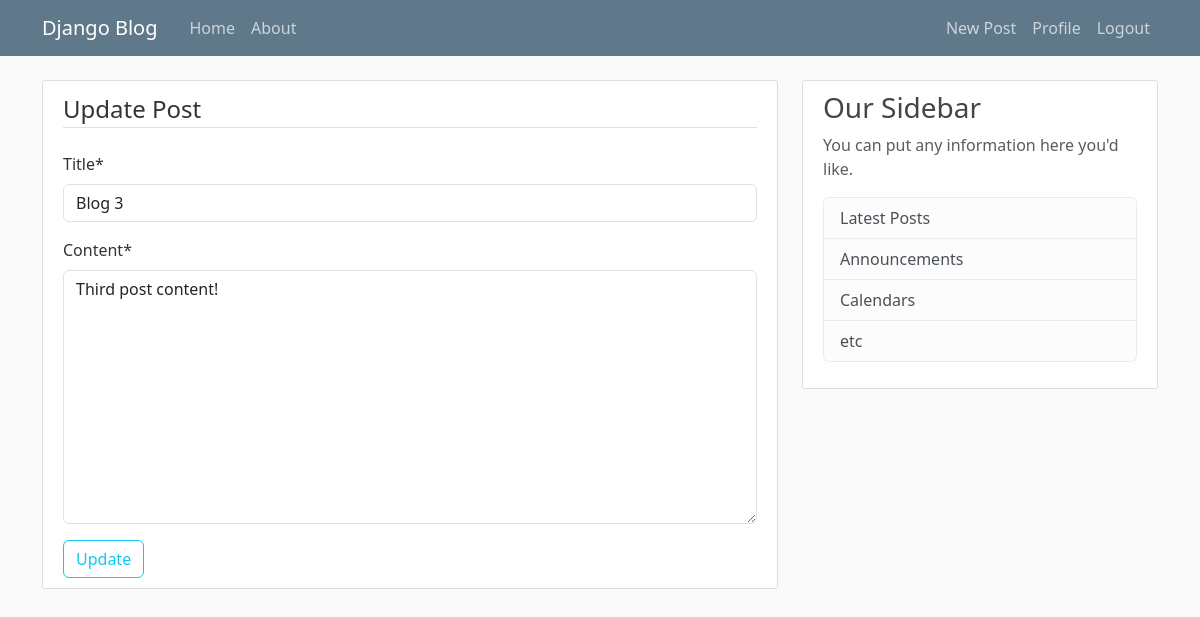
/post/3/update/ (signed in), run on an earlier commit of the app's database.
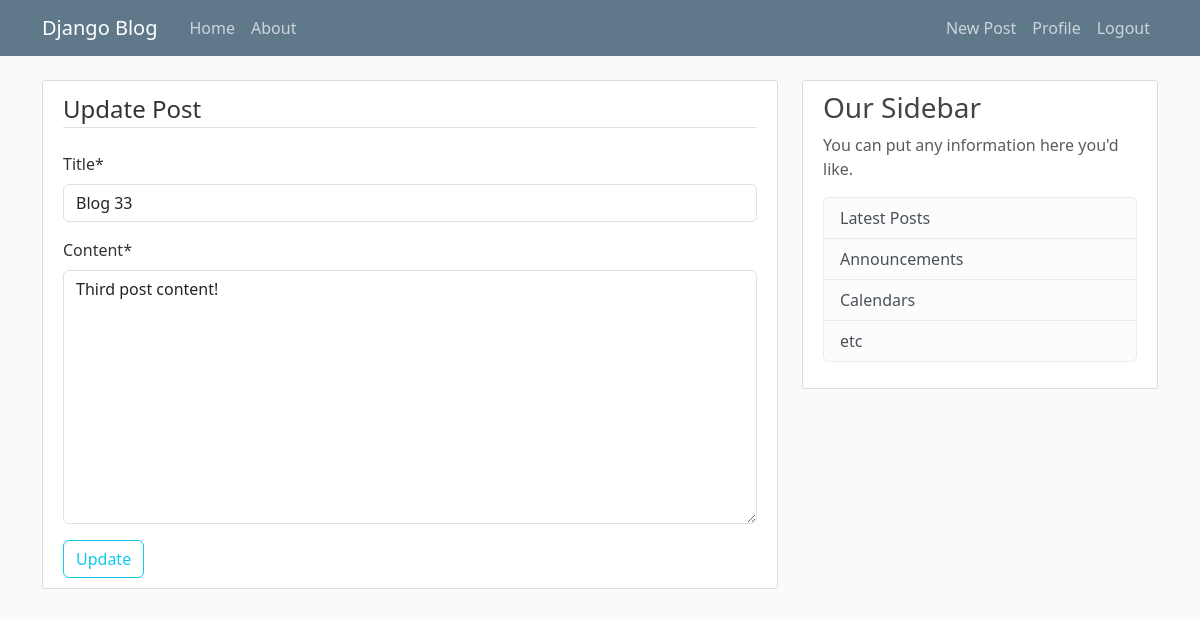
And on a later commit of the database.
### blog/models.py (models this page shows, shortened)
class Post(models.Model):
    title = models.CharField(max_length=64)
    content = models.TextField()
    date_posted = models.DateTimeField(default=timezone.now)
    author = models.ForeignKey(User, on_delete=models.CASCADE)
    class Meta:
        ordering = ['-date_posted']

### blog/views.py (the view, shortened to what this page needs)
# urls.py: path('post/<int:pk>/update/', views.PostUpdateView.as_view(), name='post-update'),
class PostUpdateView(LoginRequiredMixin, UserPassesTestMixin, UpdateView):
    model = Post
    template_name = 'blog/post_form.html'
    fields = ['title', 'content']
    success_url = reverse_lazy('blog-home')
    def test_func(self):
        post = self.get_object()
        if self.request.user == post.author:
            return True
        return False

### blog/templates/blog/post_form.html (shortened to what this page needs)
{% extends "blog/base.html"%}
{% load crispy_forms_tags %}
{% block content%}
    <div class="content-section">
        <form method ="POST">
            <fieldset class="form-group">
                <legend class ="border-bottom mb-4">
                    {% if object %}
                        Update Post
                    {% else %}
                        New Post
                    {% endif %}
                </legend>
                {{form|crispy}}
            </fieldset>
            <div class="form-group">
                <button class="btn btn-outline-info" type="submit">
                    {% if object %}
                        Update
                    {% else %}
                        Post
                    {% endif %}
                </button>
            </div>
        </form>
    </div>
{% endblock content%}

### blog/templates/blog/base.html (shortened to what this page needs)
{% load static %}
<!DOCTYPE html>
<html lang="en">
<head>
  <link href="https://cdn.jsdelivr.net/npm/bootstrap@5.3.3/dist/css/bootstrap.min.css" rel="stylesheet">
  <link rel="stylesheet" type="text/css" href="{% static 'blog/main.css' %}">
</head>
<body>
  <header class="site-header">
    <nav class="navbar navbar-expand-md navbar-dark bg-steel fixed-top">
      <div class="container">
        <a class="navbar-brand me-4" href="/">Django Blog</a>
        <div class="collapse navbar-collapse" id="navbarToggle">
          <div class="navbar-nav me-auto">
            <a class="nav-item nav-link" href="{% url 'blog-home' %}">Home</a>
            <a class="nav-item nav-link" href="{% url 'about-page' %}">About</a>
          </div>
          <div class="navbar-nav ms-auto">
            <a class="nav-item nav-link" href="{% url 'post_new' %}">New Post</a>
            {% if user.is_authenticated %}
            <a class="nav-item nav-link" href="{% url 'profile' %}">Profile</a>
            <form method="POST" action="{% url 'logout' %}">
              <button type="submit" class="nav-item nav-link">Logout</button>
            </form>
            {% else %}
            <a class="nav-item nav-link" href="{% url 'login' %}">Login</a>
            <a class="nav-item nav-link" href="{% url 'register' %}">Register</a>
            {% endif %}
          </div>
        </div>
      </div>
    </nav>
  </header>
  <main role="main" class="container">
    <div class="row">
      <div class="col-md-8">
        {% block content %}{% endblock %}
      </div>
      <div class="col-md-4">
        <div class="content-section">
          <h3>Our Sidebar</h3>
          <p class='text-muted'>You can put any information here you'd like.
          <ul class="list-group">
            <li class="list-group-item list-group-item-light">Latest Posts</li>
            <li class="list-group-item list-group-item-light">Announcements</li>
            <li class="list-group-item list-group-item-light">Calendars</li>
            <li class="list-group-item list-group-item-light">etc</li>
          </ul>
          </p>
        </div>
      </div>
    </div>
  </main>
</body>
</html>

### blog/static/blog/main.css (style rules this page uses)
body { background: #fafafa; color: #333333; margin-top: 5rem; }
h1, h2, h3, h4, h5, h6 { color: #444444; }
ul { margin: 0; }
.bg-steel { background-color: #5f788a; }
.site-header .navbar-nav .nav-link { color: #cbd5db; }
.content-section { background: #ffffff; padding: 10px 20px; border: 1px solid #dddddd; border-radius: 3px; margin-bottom: 20px; }

What changed in the data, as far as the page shows it:
changed Post "Third post content!": title "Blog 3" → "Blog 33"
